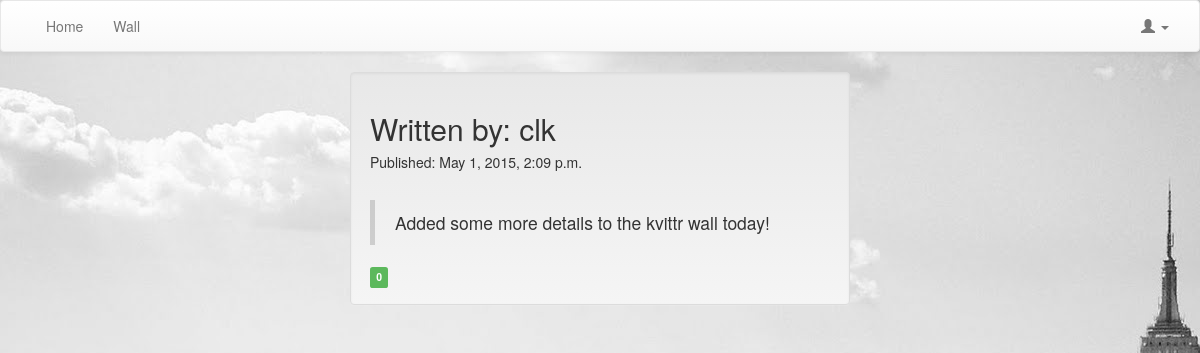
/kvittr_messages/26/, run on an earlier commit of the app's database.
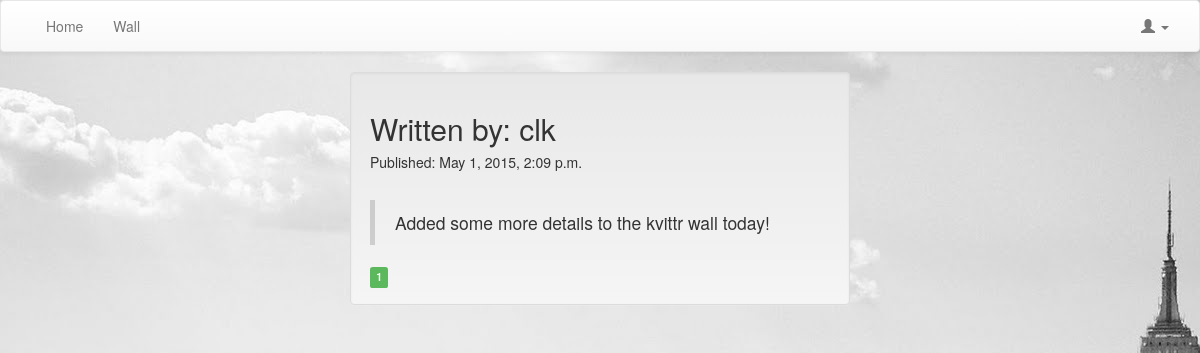
And on a later commit of the database.
### kvittr_messages/models.py (models this page shows, shortened)
class Message(models.Model):
	message = models.TextField()
	created_by = models.ForeignKey(User, related_name="created_message")
	created_datetime = models.DateTimeField()
	likes = models.PositiveIntegerField(default=0)
	class Meta:
		ordering = ['-id']

### kvittr_messages/views.py (the view)
# urls.py: url(r'^(\d+)/$', views.message_details, name='message_details'),
def message_details(request, message_id):
	message = Message.objects.get(pk=message_id)
	messages = Message.objects.all()
	context = {'message': message}
	return render(request, 'kvittr_messages/message_details.html', context)

### kvittr_messages/templates/kvittr_messages/message_details.html (shortened to what this page needs)
{% extends 'theme/base.html' %}
{% load staticfiles %}
{% block extra_head %}
        <link rel="stylesheet" href="{% static "kvittr_messages/css/style.css" %}">
{% endblock extra_head %}
{% block pagecontent %}
	<div class="well well_center">
		<h2>Written by: {{ message.created_by }} </h2>
		<h5>Published: {{ message.created_datetime }} </h5>
                <br>
        <blockquote>{{ message.message }}</blockquote>
                <span class="label label-success label-as-badge" id="id-likes-for-message-{{ message.id }}">{{ message.likes }}</span>
	</div>
{% endblock %}

What changed in the data, as far as the page shows it:
changed Message "Added some more details to the kvittr wall today!": likes "0" → "1"
